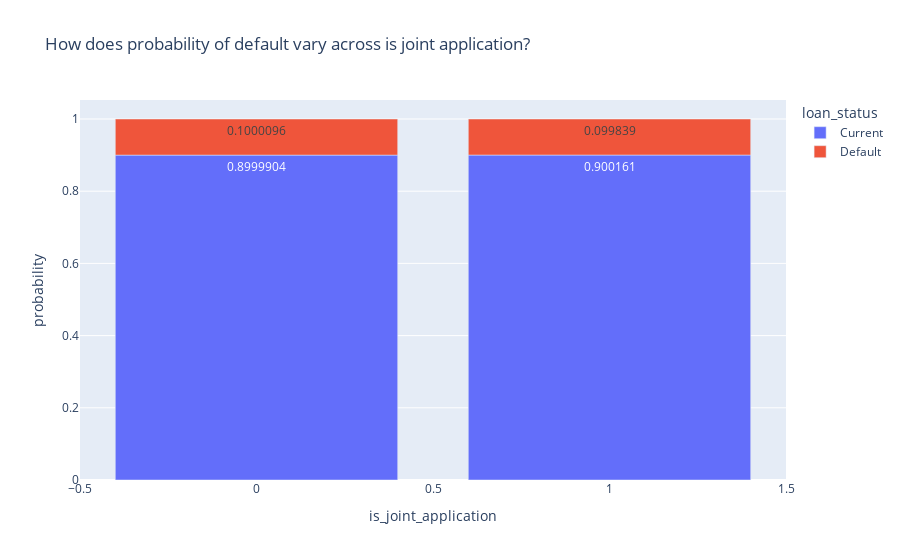

Write notebook code for a chart like this one.
### Markdown cell above
### **Visualize Loan Status Against Joint Application**
- joint application &rarr; PD &uarr;

### Code cell
visualize_pd_by(group='is_joint_application')

### Figure 1 — Plotly figure (JSON) as saved in the notebook; plotly's stock layout.template omitted (floating-point values rounded to 4 significant figures)
{"data": [{"alignmentgroup": "True", "hovertemplate": "loan_status=Current<br>is_joint_application=%{x}<br>probability=%{y}<extra></extra>", "legendgroup": "Current", "marker": {"color": "#636efa", "pattern": {"shape": ""}}, "name": "Current", "offsetgroup": "Current", "orientation": "v", "showlegend": true, "textposition": "auto", "texttemplate": "%{y}", "type": "bar", "x": [0, 1], "xaxis": "x", "y": [0.9, 0.9002], "yaxis": "y"}, {"alignmentgroup": "True", "hovertemplate": "loan_status=Default<br>is_joint_application=%{x}<br>probability=%{y}<extra></extra>", "legendgroup": "Default", "marker": {"color": "#EF553B", "pattern": {"shape": ""}}, "name": "Default", "offsetgroup": "Default", "orientation": "v", "showlegend": true, "textposition": "auto", "texttemplate": "%{y}", "type": "bar", "x": [0, 1], "xaxis": "x", "y": [0.1, 0.09984], "yaxis": "y"}], "layout": {"barmode": "relative", "legend": {"title": {"text": "loan_status"}, "tracegroupgap": 0}, "title": {"text": "How does probability of default vary across is joint application?"}, "xaxis": {"anchor": "y", "domain": [0, 1], "title": {"text": "is_joint_application"}}, "yaxis": {"anchor": "x", "domain": [0, 1], "title": {"text": "probability"}}}}
